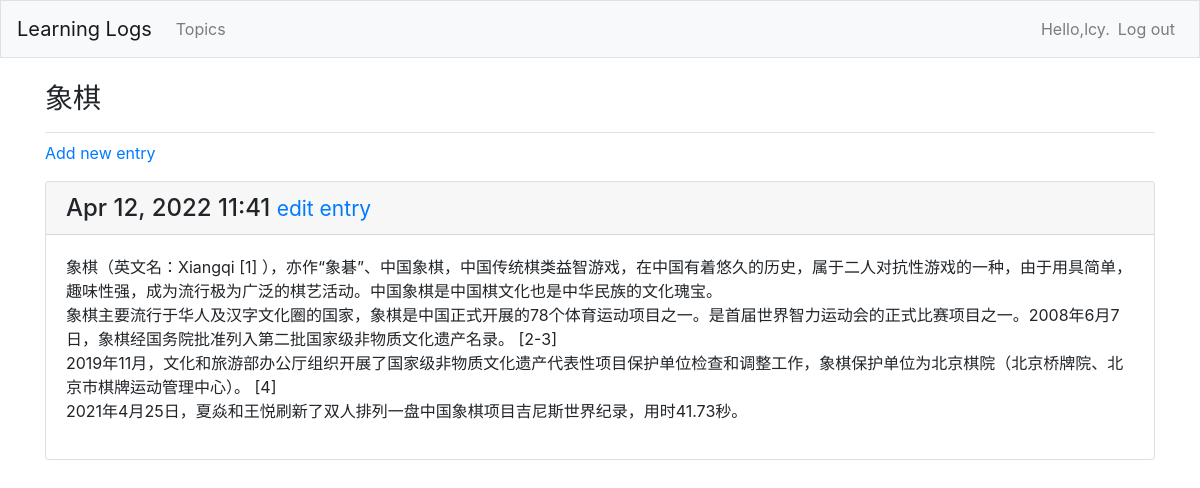
The page /topics/1/ (signed in) on the database its author committed.
### learning_log/models.py (models this page shows, shortened)
class Topic(models.Model):
    text = models.CharField(max_length=200)
    date_added = models.DateTimeField(auto_now_add=True)
    owner = models.ForeignKey(User, on_delete=models.CASCADE)
    def __str__(self):
        return self.text

class Entry(models.Model):
    topic = models.ForeignKey(Topic, on_delete=models.CASCADE)
    text = models.TextField()
    date_added = models.DateTimeField(auto_now_add=True)
    class Meta:
        verbose_name_plural = 'entries'

### learning_log/views.py (the view)
# urls.py: path('topics/<int:topic_id>/',views.topic,name ='topic'),
@login_required
def topic(request,topic_id):
    topic = Topic.objects.get(id=topic_id)
    if topic.owner !=request.user:
        raise  Http404
    entries = topic.entry_set.order_by('-date_added')
    context = {'topic':topic,'entries':entries}
    return render(request,'learning_log/topic.html', context)

### templates/learning_log/topic.html
{%  extends "learning_log/base.html" %}
{% block page_header %}
  <h3>{{ topic }}</h3>
{% endblock page_header %}
{% block content %}
  <p>
   <a href="{% url 'learning_log:new_entry' topic.id %}">Add new entry</a>
  </p>
{% for entry in entries %}
  <div class="card mb-3">
    <h4 class="card-header">
        {{ entry.date_added|date:'M d, Y H:i' }}
        <small><a href="{% url 'learning_log:edit_entry' entry.id %}">edit entry</a></small>
    </h4>
    <div class="card-body">
      {{ entry.text|linebreaks }}
    </div>
  </div>
  {% empty %}
      <p>There are no entries for this topic yet.</p>
  {% endfor %}
{% endblock content %}

### templates/learning_log/base.html (shortened to what this page needs)
{% load bootstrap4 %}
<!doctype html>
<html lang="en">
<head>
    {% bootstrap_css %}
</head>
<body>
  <nav class="navbar navbar-expand-md navbar-light bg-light mb-4 border">
      <a class="navbar-brand" href="{% url 'learning_log:index' %}">
          Learning Logs</a>
      <div class="collapse navbar-collapse" id="navbarCollapse">
          <ul class="navbar-nav mr-auto">
              <li class="nav-item">
                <a class="nav-link" href="{%  url 'learning_log:topics'%}">
                        Topics</a></li>
          </ul>
          <ul class="navbar-nav ml-auto">
            {% if user.is_authenticated %}
              <li class="nav-item">
                  <span class="navbar-text">Hello,{{ user.username }}.</span>
              </li>
              <li class="nav-item">
                  <a class="nav-link" href="{% url 'users:logout' %}">Log out</a>
              </li>
            {% endif %}
          </ul>
      </div>
  </nav>
  <main role="main" class ="container">
    <div class="pb-2 mb-2 border-bottom">
      {% block page_header %}{% endblock page_header %}
    </div>
    <div>
      {% block content %}{% endblock content %}
    </div>
  </main>
</body>
</html>

### rows shown on the page
Topic: text "象棋"
Entry: date_added "Apr 12, 2022 11:41", text "象棋（英文名：Xiangqi [1] ），亦作“象碁”、中国象棋，中国传统棋类益智游戏，在中国有着悠久的历史，属于二人对抗性游戏的一种，由于用具简单，趣味性强，成为流行极为广泛的棋艺活动。中国象棋是中国棋文化也是中华民族的文化瑰宝。 象棋主要流行于华人及汉字文化圈的国家，象棋是中国正式开展的78个体育运动项目之一。是首届世界智力运动会的正式比赛项目之一。2008年6月7日，象棋经国务院批准列入第二批国家级非物质文化遗产名录。 [2-3] 2019年11月，文化和旅游部办公厅组织开展了国家级非物质文化遗产代表性项目保护单位检查和调整工作，象棋保护单位为北京棋院（北京桥牌院、北京市棋牌运动管理中心）。 [4] 2021年4月25日，夏焱和王悦刷新了双人排列一盘中国象棋项目吉尼斯世界纪录，用时41.73秒。"

### other values the page prints
{{ user.username }} "lcy"
